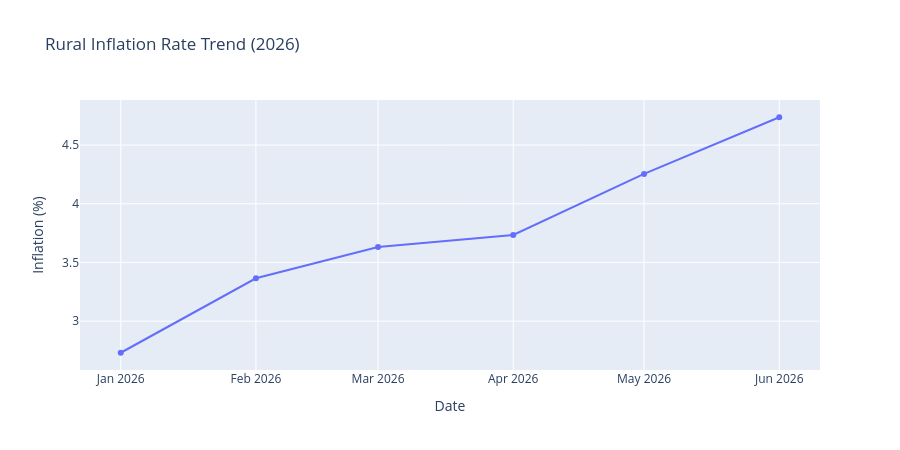

Notebook cell for this chart:
### Code cell
fig_inflation = px.line(
    df.dropna(subset=["Inflation"]),
    x="Date",
    y="Inflation",
    title="Rural Inflation Rate Trend (2026)",
    markers=True
)

fig_inflation.update_layout(
    height=450,
    xaxis_title="Date",
    yaxis_title="Inflation (%)"
)

fig_inflation.show()

### Figure 1 — Plotly figure (JSON) as saved in the notebook; plotly's stock layout.template omitted (floating-point values rounded to 4 significant figures)
{"data": [{"hovertemplate": "Date=%{x}<br>Inflation=%{y}<extra></extra>", "legendgroup": "", "line": {"color": "#636efa", "dash": "solid"}, "marker": {"symbol": "circle"}, "mode": "lines+markers", "name": "", "orientation": "v", "showlegend": false, "type": "scatter", "x": ["2026-01-01T00:00:00.000000", "2026-02-01T00:00:00.000000", "2026-03-01T00:00:00.000000", "2026-04-01T00:00:00.000000", "2026-05-01T00:00:00.000000", "2026-06-01T00:00:00.000000"], "xaxis": "x", "y": [2.731, 3.365, 3.631, 3.734, 4.254, 4.737], "yaxis": "y"}], "layout": {"height": 450, "legend": {"tracegroupgap": 0}, "title": {"text": "Rural Inflation Rate Trend (2026)"}, "xaxis": {"anchor": "y", "domain": [0, 1], "title": {"text": "Date"}}, "yaxis": {"anchor": "x", "domain": [0, 1], "title": {"text": "Inflation (%)"}}}}
